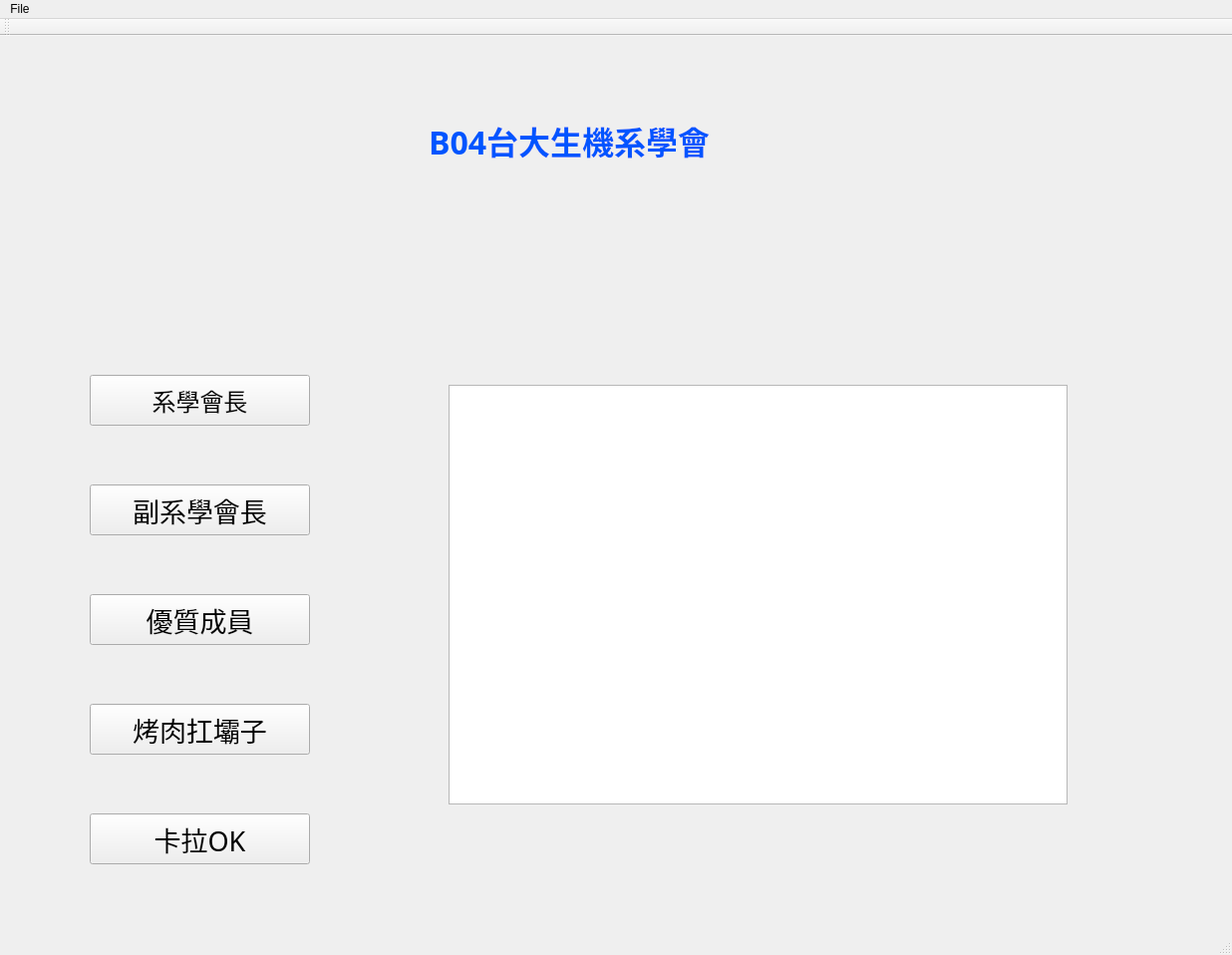
<?xml version="1.0" encoding="UTF-8"?>
<ui version="4.0">
 <class>MainWindow</class>
 <widget class="QMainWindow" name="MainWindow">
  <property name="geometry">
   <rect>
    <x>0</x>
    <y>0</y>
    <width>1236</width>
    <height>958</height>
   </rect>
  </property>
  <property name="windowTitle">
   <string>MainWindow</string>
  </property>
  <widget class="QWidget" name="centralWidget">
   <widget class="QLabel" name="BackGround">
    <property name="geometry">
     <rect>
      <x>40</x>
      <y>20</y>
      <width>841</width>
      <height>171</height>
     </rect>
    </property>
    <property name="text">
     <string/>
    </property>
   </widget>
   <widget class="QLabel" name="Title">
    <property name="geometry">
     <rect>
      <x>430</x>
      <y>20</y>
      <width>541</width>
      <height>171</height>
     </rect>
    </property>
    <property name="font">
     <font>
      <family>Yu Gothic UI Semibold</family>
      <pointsize>24</pointsize>
      <weight>75</weight>
      <bold>true</bold>
     </font>
    </property>
    <property name="toolTip">
     <string>&lt;!DOCTYPE HTML PUBLIC &quot;-//W3C//DTD HTML 4.0//EN&quot; &quot;http://www.w3.org/TR/REC-html40/strict.dtd&quot;&gt;
&lt;html&gt;&lt;head&gt;&lt;meta name=&quot;qrichtext&quot; content=&quot;1&quot; /&gt;&lt;style type=&quot;text/css&quot;&gt;
p, li { white-space: pre-wrap; }
&lt;/style&gt;&lt;/head&gt;&lt;body style=&quot; font-family:'Yu Gothic UI Semibold'; font-size:24pt; font-weight:600; font-style:normal;&quot;&gt;
&lt;p style=&quot; margin-top:0px; margin-bottom:0px; margin-left:0px; margin-right:0px; -qt-block-indent:0; text-indent:0px;&quot;&gt;&lt;span style=&quot; text-decoration: underline; color:#0055ff;&quot;&gt;B04台大生機系學會&lt;/span&gt;&lt;/p&gt;&lt;/body&gt;&lt;/html&gt;</string>
    </property>
    <property name="text">
     <string>&lt;html&gt;&lt;head/&gt;&lt;body&gt;&lt;p&gt;&lt;span style=&quot; color:#0055ff;&quot;&gt;B04台大生機系學會&lt;/span&gt;&lt;/p&gt;&lt;/body&gt;&lt;/html&gt;</string>
    </property>
   </widget>
   <widget class="QLabel" name="BackGround_2">
    <property name="geometry">
     <rect>
      <x>310</x>
      <y>200</y>
      <width>1151</width>
      <height>731</height>
     </rect>
    </property>
    <property name="text">
     <string/>
    </property>
   </widget>
   <widget class="QPushButton" name="pushButton">
    <property name="geometry">
     <rect>
      <x>90</x>
      <y>340</y>
      <width>221</width>
      <height>51</height>
     </rect>
    </property>
    <property name="font">
     <font>
      <family>微軟正黑體</family>
      <pointsize>18</pointsize>
     </font>
    </property>
    <property name="text">
     <string>系學會長</string>
    </property>
   </widget>
   <widget class="QPushButton" name="pushButton_2">
    <property name="geometry">
     <rect>
      <x>90</x>
      <y>450</y>
      <width>221</width>
      <height>51</height>
     </rect>
    </property>
    <property name="font">
     <font>
      <family>微軟正黑體</family>
      <pointsize>20</pointsize>
     </font>
    </property>
    <property name="text">
     <string>副系學會長</string>
    </property>
   </widget>
   <widget class="QPushButton" name="pushButton_3">
    <property name="geometry">
     <rect>
      <x>90</x>
      <y>560</y>
      <width>221</width>
      <height>51</height>
     </rect>
    </property>
    <property name="font">
     <font>
      <family>微軟正黑體</family>
      <pointsize>20</pointsize>
     </font>
    </property>
    <property name="text">
     <string>優質成員</string>
    </property>
   </widget>
   <widget class="QPushButton" name="pushButton_4">
    <property name="geometry">
     <rect>
      <x>90</x>
      <y>670</y>
      <width>221</width>
      <height>51</height>
     </rect>
    </property>
    <property name="font">
     <font>
      <family>微軟正黑體</family>
      <pointsize>20</pointsize>
     </font>
    </property>
    <property name="text">
     <string>烤肉扛壩子</string>
    </property>
   </widget>
   <widget class="QPushButton" name="pushButton_5">
    <property name="geometry">
     <rect>
      <x>90</x>
      <y>780</y>
      <width>221</width>
      <height>51</height>
     </rect>
    </property>
    <property name="font">
     <font>
      <family>微軟正黑體</family>
      <pointsize>20</pointsize>
     </font>
    </property>
    <property name="text">
     <string>卡拉OK</string>
    </property>
   </widget>
   <widget class="QTextBrowser" name="textBrowser">
    <property name="geometry">
     <rect>
      <x>450</x>
      <y>350</y>
      <width>621</width>
      <height>421</height>
     </rect>
    </property>
    <property name="font">
     <font>
      <family>微軟正黑體</family>
      <pointsize>20</pointsize>
     </font>
    </property>
    <property name="cursor" stdset="0">
     <cursorShape>ArrowCursor</cursorShape>
    </property>
   </widget>
   <widget class="QLabel" name="picture">
    <property name="geometry">
     <rect>
      <x>970</x>
      <y>20</y>
      <width>211</width>
      <height>211</height>
     </rect>
    </property>
    <property name="text">
     <string/>
    </property>
   </widget>
   <zorder>BackGround_2</zorder>
   <zorder>BackGround</zorder>
   <zorder>Title</zorder>
   <zorder>pushButton</zorder>
   <zorder>pushButton_2</zorder>
   <zorder>pushButton_3</zorder>
   <zorder>pushButton_4</zorder>
   <zorder>pushButton_5</zorder>
   <zorder>picture</zorder>
   <zorder>textBrowser</zorder>
  </widget>
  <widget class="QMenuBar" name="menuBar">
   <property name="geometry">
    <rect>
     <x>0</x>
     <y>0</y>
     <width>1236</width>
     <height>17</height>
    </rect>
   </property>
   <widget class="QMenu" name="menuFile">
    <property name="title">
     <string>File</string>
    </property>
    <addaction name="actionExit"/>
   </widget>
   <addaction name="menuFile"/>
  </widget>
  <widget class="QToolBar" name="mainToolBar">
   <attribute name="toolBarArea">
    <enum>TopToolBarArea</enum>
   </attribute>
   <attribute name="toolBarBreak">
    <bool>false</bool>
   </attribute>
  </widget>
  <widget class="QStatusBar" name="statusBar"/>
  <action name="actionExit">
   <property name="text">
    <string>Exit</string>
   </property>
  </action>
 </widget>
 <layoutdefault spacing="6" margin="11"/>
 <resources/>
 <connections>
  <connection>
   <sender>actionExit</sender>
   <signal>triggered()</signal>
   <receiver>MainWindow</receiver>
   <slot>close()</slot>
   <hints>
    <hint type="sourcelabel">
     <x>-1</x>
     <y>-1</y>
    </hint>
    <hint type="destinationlabel">
     <x>199</x>
     <y>149</y>
    </hint>
   </hints>
  </connection>
 </connections>
</ui>
